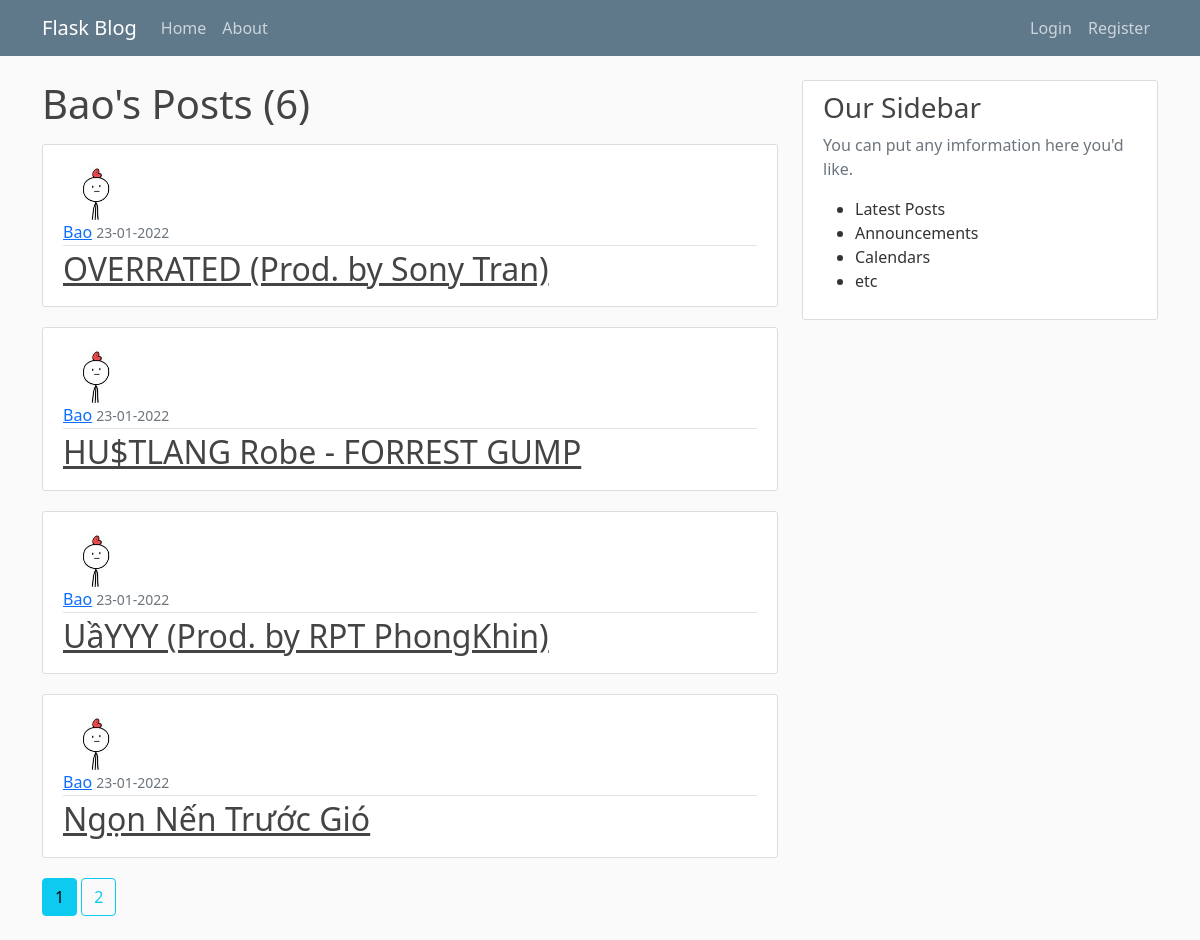
The page /user/Bao on the database its author committed.
### flaskblog/models.py (models this page shows, shortened)
class User(db.Model, UserMixin):
    id = db.Column(db.Integer, primary_key=True)
    username = db.Column(db.String(20), unique=True, nullable=False)
    email = db.Column(db.String(120), unique=True, nullable=False)
    image_file = db.Column(db.String(20), nullable=False, default='default.jpg')
    password = db.Column(db.String(60), nullable=False)
    posts = db.relationship('Post', backref='author', lazy=True)

class Post(db.Model):
    id = db.Column(db.Integer, primary_key=True)
    title = db.Column(db.String(100), nullable=False)
    date_posted = db.Column(db.DateTime, nullable=False, default = datetime.utcnow)
    content = db.Column(db.Text, nullable=False)
    user_id = db.Column(db.Integer,db.ForeignKey('user.id'), nullable=False)

### flaskblog/routes.py (the view)
@app.route("/user/<string:username>")
def user_posts(username):
    page = request.args.get('page', 1, type=int)
    user = User.query.filter_by(username=username).first_or_404()
    posts = Post.query.filter_by(author=user)\
            .order_by(Post.date_posted.desc())\
            .paginate(page=page, per_page=4)
    return render_template('user_posts.html', posts=posts, user=user)

### flaskblog/templates/user_posts.html
{% extends "layout.html" %}
{% block content %}
    <h1 class="mb-3">{{ user.username }}'s Posts ({{ posts.total }})</h1>
    {% for post in posts.items %}
        <article class="media content-section">
            <img class="rounded-circle article-img" src="{{ url_for('static', filename='profile_pics/' + post.author.image_file) }}">
            <div>
                <div class="article-metadata">
                    <a class="mr-2" href="{{ url_for('user_posts', username = post.author.username) }}">{{ post.author.username }}</a>
                    <small class="text-muted">{{ post.date_posted.strftime('%d-%m-%Y') }}</small>
                </div>
                <h2><a class="article-title" href="{{ url_for('post', post_id = post.id) }}">{{ post.title }}</a></h2>
            </div>
        </article>
    {% endfor %}
    {% for page_num in posts.iter_pages(left_edge = 1, right_edge = 1, left_current = 1, right_current = 2) %}
        {% if page_num %}
            {% if posts.page == page_num %}
                <a class="btn btn-info mb-4" href="{{ url_for('user_posts', username=user.username, page= page_num) }}">{{ page_num }}</a>
            {% else %}
                <a class="btn btn-outline-info mb-4" href="{{ url_for('user_posts', username=user.username, page= page_num) }}">{{ page_num }}</a>
            {% endif %}
        {% else %}
            ...
        {% endif %}
    {% endfor %}
{% endblock content %}

### flaskblog/static/main.css (style rules this page uses)
body { background: #fafafa; color: #333333; margin-top: 5rem; }
h1, h2, h3, h4, h5, h6 { color: #444444; }
.content-section { background: #ffffff; padding: 10px 20px; border: 1px solid #dddddd; border-radius: 3px; margin-bottom: 20px; }
.article-title { color: #444444; }
.article-img { height: 65px; width: 65px; margin-right: 16px; }
.article-metadata { padding-bottom: 1px; margin-bottom: 4px; border-bottom: 1px solid #e3e3e3 }

### rows shown on the page
User: username "Bao"
Post: image_file (picture), author.username "Bao", date_posted "23-01-2022", title "OVERRATED (Prod. by Sony Tran)"
Post: image_file (picture), author.username "Bao", date_posted "23-01-2022", title "HU$TLANG Robe - FORREST GUMP"
Post: image_file (picture), author.username "Bao", date_posted "23-01-2022", title "UầYYY (Prod. by RPT PhongKhin)"
Post: image_file (picture), author.username "Bao", date_posted "23-01-2022", title "Ngọn Nến Trước Gió"

### other values the page prints
{{ posts.total }} "6"
{{ page_num }} "1"
{{ page_num }} "2"
